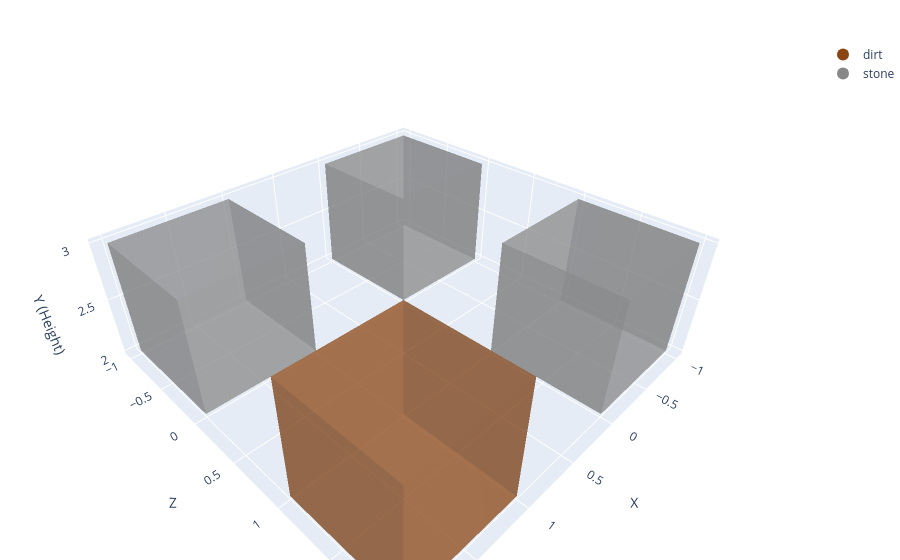

The notebook cell this image was saved under:
### Code cell
from eval_code.material import is_corner_material_equal_to

coords = [
    # corners at y=2
    {"x": -1, "y": 2, "z": -1, "material": "stone"},
    {"x":  1, "y": 2, "z": -1, "material": "stone"},
    {"x": -1, "y": 2, "z":  1, "material": "stone"},
    {"x":  1, "y": 2, "z":  1, "material": "dirt"},
]

# Expect False when checking for a different corner material
assert False == is_corner_material_equal_to(coords, expected_material="dirt", height_y=2, ratio_threshold=0.5)
plotly_blocks.plot(coords)

### Figure 1 — Plotly figure (JSON) as saved in the notebook; plotly's stock layout.template omitted (floating-point values rounded to 4 significant figures)
{"data": [{"facecolor": ["#888888", "#888888", "#888888", "#888888", "#888888", "#888888", "#888888", "#888888", "#888888", "#888888", "#888888", "#888888", "#888888", "#888888", "#888888", "#888888", "#888888", "#888888", "#888888", "#888888", "#888888", "#888888", "#888888", "#888888", "#888888", "#888888", "#888888", "#888888", "#888888", "#888888", "#888888", "#888888", "#888888", "#888888", "#888888", "#888888", "#8B4513", "#8B4513", "#8B4513", "#8B4513", "#8B4513", "#8B4513", "#8B4513", "#8B4513", "#8B4513", "#8B4513", "#8B4513", "#8B4513"], "flatshading": true, "i": [0, 0, 4, 4, 0, 0, 2, 2, 1, 1, 0, 0, 8, 8, 12, 12, 8, 8, 10, 10, 9, 9, 8, 8, 16, 16, 20, 20, 16, 16, 18, 18, 17, 17, 16, 16, 24, 24, 28, 28, 24, 24, 26, 26, 25, 25, 24, 24], "j": [1, 2, 5, 6, 1, 5, 3, 7, 2, 6, 3, 7, 9, 10, 13, 14, 9, 13, 11, 15, 10, 14, 11, 15, 17, 18, 21, 22, 17, 21, 19, 23, 18, 22, 19, 23, 25, 26, 29, 30, 25, 29, 27, 31, 26, 30, 27, 31], "k": [2, 3, 6, 7, 5, 4, 7, 6, 6, 5, 7, 4, 10, 11, 14, 15, 13, 12, 15, 14, 14, 13, 15, 12, 18, 19, 22, 23, 21, 20, 23, 22, 22, 21, 23, 20, 26, 27, 30, 31, 29, 28, 31, 30, 30, 29, 31, 28], "opacity": 0.5, "type": "mesh3d", "x": [-1, 0, 0, -1, -1, 0, 0, -1, 1, 2, 2, 1, 1, 2, 2, 1, -1, 0, 0, -1, -1, 0, 0, -1, 1, 2, 2, 1, 1, 2, 2, 1], "y": [-1, -1, -1, -1, 0, 0, 0, 0, -1, -1, -1, -1, 0, 0, 0, 0, 1, 1, 1, 1, 2, 2, 2, 2, 1, 1, 1, 1, 2, 2, 2, 2], "z": [2, 2, 3, 3, 2, 2, 3, 3, 2, 2, 3, 3, 2, 2, 3, 3, 2, 2, 3, 3, 2, 2, 3, 3, 2, 2, 3, 3, 2, 2, 3, 3]}, {"marker": {"color": "#8B4513", "size": 8}, "mode": "markers", "name": "dirt", "showlegend": true, "type": "scatter3d", "x": [null], "y": [null], "z": [null]}, {"marker": {"color": "#888888", "size": 8}, "mode": "markers", "name": "stone", "showlegend": true, "type": "scatter3d", "x": [null], "y": [null], "z": [null]}], "layout": {"legend": {"itemsizing": "constant"}, "margin": {"b": 0, "l": 0, "r": 0, "t": 40}, "scene": {"aspectmode": "data", "xaxis": {"title": {"text": "X"}}, "yaxis": {"title": {"text": "Z"}}, "zaxis": {"title": {"text": "Y (Height)"}}}, "title": {"text": ""}}}
